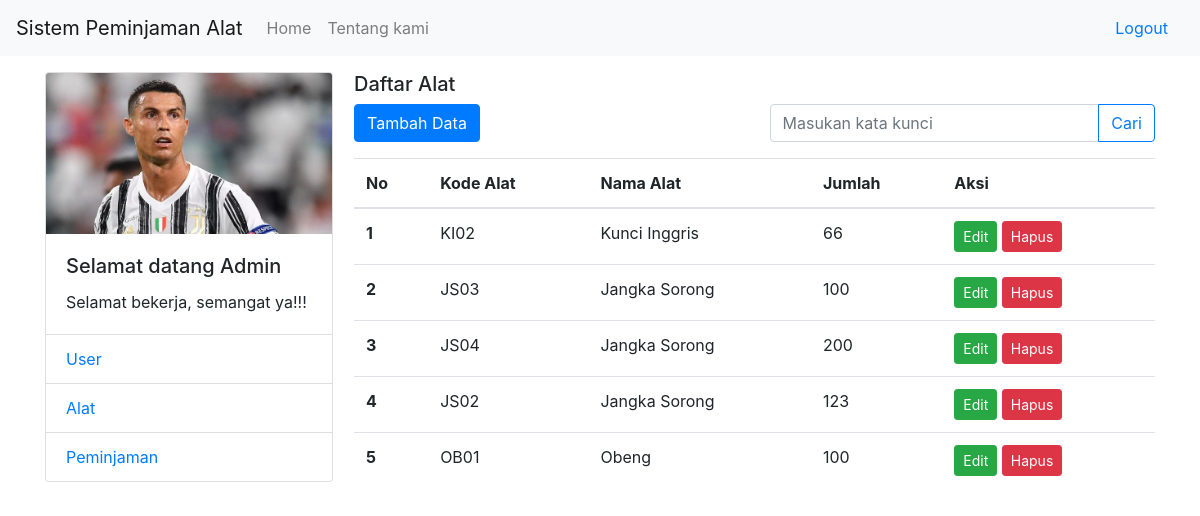
/view/admin/alat.php (signed in), run on the app's committed database.
### tables this page shows
CREATE TABLE `alat` (
  `id` int(11) NOT NULL,
  `kode_alat` varchar(255) NOT NULL,
  `nama_alat` varchar(255) NOT NULL,
  `jumlah` int(11) NOT NULL
);

### view/function.php (called while the page is built, shortened)
<?php
$conn = mysqli_connect("localhost", "root", "", "peminjaman_alat");
function alat($awalData, $jmlDataPerHalaman)
{
    global $conn;
    $alat = mysqli_query($conn, "SELECT * FROM alat GROUP BY id ORDER BY id DESC LIMIT $awalData, $jmlDataPerHalaman ");
    return $alat;
}

### view/admin/alat.php (the view, shortened to what this page needs)
<?php
require '../function.php';
$jmlDataPerHalaman = 10;
$halamanAktif = (isset($_GET['hal'])) ? $_GET['hal'] : 1;
$awalData = ($jmlDataPerHalaman * $halamanAktif) - $jmlDataPerHalaman;
$alat = alat($awalData, $jmlDataPerHalaman);
?>
<!doctype html>
<html lang="en">
<head>
    <link rel="stylesheet" href="../../asset/css/bootstrap.min.css">
    <link rel="stylesheet" href="../../asset/css/style.css">
</head>
<body>
    <nav class="navbar navbar-expand-lg navbar-light bg-light">
        <a class="navbar-brand" href="index.php">Sistem Peminjaman Alat</a>
        <div class="collapse navbar-collapse" id="navbarSupportedContent">
            <ul class="navbar-nav mr-auto">
                <li class="nav-item">
                    <a class="nav-link" href="index.php">Home</a>
                </li>
                <li class="nav-item">
                    <a class="nav-link" href="tentangkami.php">Tentang kami</a>
                </li>
            </ul>
            <a class="nav-link" href="logout.php" onclick="return confirm('Apakah anda yakin?');">Logout</a>
        </div>
    </nav>
    <div class="container">
        <div class="row mt-3">
            <div class="col-3">
                <div class="card" style="width: 18rem;">
                    <img src="../../asset/img/cr7.jpeg" class="card-img-top" alt="...">
                    <div class="card-body">
                        <h5 class="card-title">Selamat datang Admin</h5>
                        <p class="card-text">Selamat bekerja, semangat ya!!!</p>
                    </div>
                    <ul class="list-group list-group-flush">
                        <li class="list-group-item">
                            <a href="user.php">User</a>
                        </li>
                        <li class=" list-group-item">
                            <a href="alat.php">Alat</a>
                        </li>
                        <li class=" list-group-item">
                            <a href="alat.php">Peminjaman</a>
                        </li>
                    </ul>
                </div>
            </div>
            <div class="col-9">
                <div class="pl-4">
                    <h5>Daftar Alat</h5>
                    <div class="row">
                        <div class="col">
                            <a href="tambahalat.php" class="btn btn-primary">Tambah Data</a>
                        </div>
                        <div class="col">
                            <form action="" method="POST">
                                <div class="input-group float-left">
                                    <input type="text" class="form-control" placeholder="Masukan kata kunci" aria-label="Recipient's username" aria-describedby="button-addon2" name="keyword">
                                    <div class="input-group-append">
                                        <button class="btn btn-outline-primary" type="submit" id="button-addon2" name="cari">Cari</button>
                                    </div>
                                </div>
                            </form>
                        </div>
                    </div>
                    <table class="table table-hover mt-3">
                        <thead>
                            <tr>
                                <th scope="col">No</th>
                                <th scope="col">Kode Alat</th>
                                <th scope="col">Nama Alat</th>
                                <th scope="col">Jumlah</th>
                                <th scope="col">Aksi</th>
                            </tr>
                        </thead>
                        <tbody>
                            <?php $i = $awalData + 1; ?>
                            <?php while ($row = mysqli_fetch_assoc($alat)) : ?>
                                <tr>
                                    <th scope="row"><?= $i++; ?></th>
                                    <td><?= $row['kode_alat']; ?></td>
                                    <td><?= $row['nama_alat']; ?></td>
                                    <td><?= $row['jumlah']; ?></td>
                                    <td>
                                        <a href="editalat.php?id=<?= $row['id']; ?>" class="btn btn-sm btn-success">Edit</a>
                                        <a href="hapusalat.php?id=<?= $row['id']; ?>" class="btn btn-sm btn-danger" onclick="return confirm('Apakah anda yakin?')">Hapus</a>
                                    </td>
                                </tr>
                            <?php endwhile; ?>
                        </tbody>
                    </table>
                </div>
            </div>
        </div>
    </div>
</body>
</html>

### data on the page
alat: kode_alat "KI02", nama_alat "Kunci Inggris", jumlah "66"
alat: kode_alat "JS03", nama_alat "Jangka Sorong", jumlah "100"
alat: kode_alat "JS04", nama_alat "Jangka Sorong", jumlah "200"
alat: kode_alat "JS02", nama_alat "Jangka Sorong", jumlah "123"
alat: kode_alat "OB01", nama_alat "Obeng", jumlah "100"
